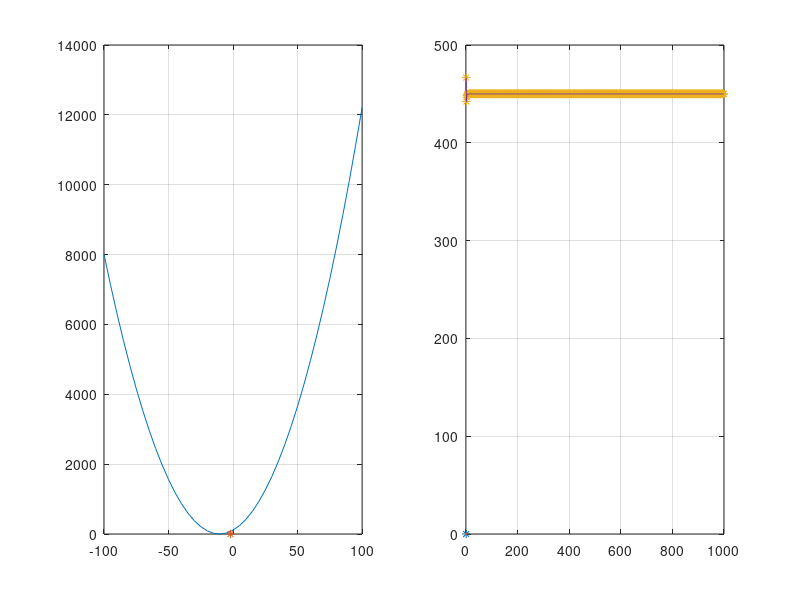

Reproduce this figure in MATLAB.
clc ;
clear all;
x = -100:5:100;
y = x.^2+21*x+110;
subplot(1,2,1);
plot (x,y)
grid on
xr=-100;
xl=100;
tol=0.001;
real=-11;
f_r= xr^2-4;
f_l= xl.^2-4;
paro_aux=1e3;
contador=1;
contador2=1;
temp=0;
error_real=0;
error_real1=0;
error_aprox=0;
if (f_r*f_l) < 0
  xc = (xr+xl)/2;    %calculo para el primer metodo biseccion
  e_p=100*abs((real-xc)/2);
  while (e_p > tol) && (contador <paro_aux )
    temp=e_p;
    error_aprox(contador2)=(error_real-temp)/error_real;
    f_c= xc^2-4;
    if (f_c*f_l)<0
      xr=xc;
    elseif (f_c*f_r)<0
      xl=xc;
      f_l= f_c;
    end
    error_real(contador)=e_p;
    contador = contador + 1;
    contador2= contador2 +1;
  xc = (xr+xl)/2;    %calculo para el primer metodo biseccion
  e_p=100*abs((real-xc)/2);
    end
error_aprox
error_real
 xc
 e_p
end
xr=-1;
xl=-3.5;
f_r= xr^2-4;
f_l= xl.^2-4;
contador=1;
contador2=1;
temp=0;

if (f_r*f_l) < 0
  xc = xr-((f_r * (xl - xr))/(f_l - f_r))  %falsa posicion
  e_p=100*abs((real-xc)/2);
  while (e_p > tol) && (contador <paro_aux )
    temp=e_p;
    error_aprox(contador2)=(error_real1-temp)/error_real1;
    f_c= xc^2-4;
    if (f_c*f_l)<0
      xr=xc;
    elseif (f_c*f_r)<0
      xl=xc;
      f_l= f_c;
    end
    error_real1(contador)=e_p;
    contador = contador + 1;
    contador2= contador2 +1;
  xc = xr-((f_r * (xl - xr))/(f_l - f_r))   % falsa posicion
  e_p=100*abs((real-xc)/2);
 end
error_aprox
error_real1
 xc
 e_p
    end
hold on
plot(xc,f_c,'*')
subplot(1,2,2)
plot(error_real,'*')
grid on
hold on
plot(error_real);
% hold on
% plot(error_aprox,'*')
% plot(error_aprox)
hold on
plot (error_real1,'*')
plot(error_real1)
